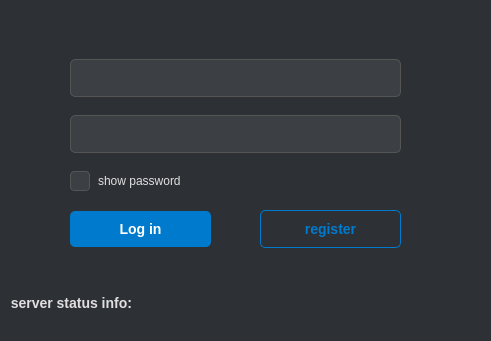
<?xml version="1.0" encoding="UTF-8"?>
<ui version="4.0">
 <class>LoginDialog</class>
 <widget class="QDialog" name="LoginDialog">
  <property name="geometry">
   <rect>
    <x>0</x>
    <y>0</y>
    <width>491</width>
    <height>341</height>
   </rect>
  </property>
  <property name="sizeIncrement">
   <size>
    <width>0</width>
    <height>0</height>
   </size>
  </property>
  <property name="windowTitle">
   <string>Dialog</string>
  </property>
  <property name="styleSheet">
   <string notr="true">/* === 整体窗口样式 === */
QDialog#LoginDialog {
    background-color: #2D3035; /* 深灰色背景 */
}

/* === 标签通用样式 === */
QLabel {
    color: #E0E0E0; /* 浅灰色文字 */
    font-size: 14px;
}

/* === 输入框样式 (QLineEdit) === */
QLineEdit {
    background-color: #3C3F44; /* 比背景稍亮的灰色 */
    color: #F0F0F0; /* 输入文字颜色 */
    border: 1px solid #555; /* 边框 */
    border-radius: 5px; /* 圆角 */
    padding: 8px; /* 内边距，让文字不贴边 */
    font-size: 15px;
}
/* 输入框获取焦点时的样式 */
QLineEdit:focus {
    border: 1px solid #007ACC; /* 蓝色高亮边框 */
    background-color: #454950;
}

/* === 复选框样式 (QCheckBox) === */
QCheckBox {
    color: #E0E0E0; /* &quot;show password&quot; 文字颜色 */
    spacing: 8px; /* 复选框与文字的间距 */
}
/* 复选框的方框样式 */
QCheckBox::indicator {
    width: 18px;
    height: 18px;
    border: 1px solid #555;
    border-radius: 4px;
    background-color: #3C3F44;
}
/* 复选框悬停时的样式 */
QCheckBox::indicator:hover {
    border: 1px solid #777;
}
/* 复选框被选中时的样式 */
QCheckBox::indicator:checked {
    background-color: #007ACC; /* 变为蓝色 */
    border: 1px solid #007ACC;
    /* (可选) 添加一个居中的白色对勾图标 */
    image: url(:/icons/check.png); 
}

/* === 按钮通用样式 === */
QPushButton {
    padding: 10px;
    font-size: 14px;
    border-radius: 5px;
    font-weight: bold;
}

/* === 主要按钮样式 (登录按钮) === */
QPushButton#loginButton {
    background-color: #007ACC; /* 蓝色背景 */
    color: white; /* 白色文字 */
    border: none;
}
/* 鼠标悬停 */
QPushButton#loginButton:hover {
    background-color: #008AEF;
}
/* 鼠标按下 */
QPushButton#loginButton:pressed {
    background-color: #006ABF;
}

/* === 次要按钮样式 (注册按钮) === */
QPushButton#registerButton {
    background-color: transparent; /* 透明背景 */
    color: #007ACC; /* 蓝色文字 */
    border: 1px solid #007ACC; /* 蓝色边框 */
}
/* 鼠标悬停 */
QPushButton#registerButton:hover {
    background-color: #007ACC;
    color: white;
}
/* 鼠标按下 */
QPushButton#registerButton:pressed {
    background-color: #006ABF;
    border-color: #006ABF;
    color: white;
}

/* === 状态栏标签样式 === */
QLabel#statusLabel {
    color: #A0A0A0; /* 更暗的灰色，不那么显眼 */
    font-style: italic;
}</string>
  </property>
  <widget class="QWidget" name="horizontalLayoutWidget">
   <property name="geometry">
    <rect>
     <x>70</x>
     <y>210</y>
     <width>331</width>
     <height>42</height>
    </rect>
   </property>
   <layout class="QHBoxLayout" name="horizontalLayout">
    <property name="spacing">
     <number>49</number>
    </property>
    <property name="sizeConstraint">
     <enum>QLayout::SizeConstraint::SetMinAndMaxSize</enum>
    </property>
    <item>
     <widget class="QPushButton" name="loginButton">
      <property name="text">
       <string>Log in</string>
      </property>
     </widget>
    </item>
    <item>
     <widget class="QPushButton" name="registerButton">
      <property name="text">
       <string>register</string>
      </property>
     </widget>
    </item>
   </layout>
  </widget>
  <widget class="QWidget" name="horizontalLayoutWidget_2">
   <property name="geometry">
    <rect>
     <x>10</x>
     <y>290</y>
     <width>461</width>
     <height>26</height>
    </rect>
   </property>
   <layout class="QHBoxLayout" name="horizontalLayout_2" stretch="0,1">
    <property name="spacing">
     <number>0</number>
    </property>
    <property name="leftMargin">
     <number>0</number>
    </property>
    <property name="topMargin">
     <number>0</number>
    </property>
    <item>
     <widget class="QLabel" name="StatusLabel">
      <property name="font">
       <font>
        <pointsize>-1</pointsize>
        <bold>true</bold>
       </font>
      </property>
      <property name="text">
       <string>server status info:</string>
      </property>
      <property name="alignment">
       <set>Qt::AlignmentFlag::AlignRight|Qt::AlignmentFlag::AlignTrailing|Qt::AlignmentFlag::AlignVCenter</set>
      </property>
     </widget>
    </item>
    <item>
     <widget class="QLabel" name="statusLabel">
      <property name="enabled">
       <bool>true</bool>
      </property>
      <property name="font">
       <font>
        <pointsize>-1</pointsize>
        <italic>true</italic>
        <bold>true</bold>
        <underline>false</underline>
       </font>
      </property>
      <property name="cursor">
       <cursorShape>BlankCursor</cursorShape>
      </property>
      <property name="frameShape">
       <enum>QFrame::Shape::NoFrame</enum>
      </property>
      <property name="text">
       <string/>
      </property>
      <property name="alignment">
       <set>Qt::AlignmentFlag::AlignLeading|Qt::AlignmentFlag::AlignLeft|Qt::AlignmentFlag::AlignVCenter</set>
      </property>
     </widget>
    </item>
   </layout>
  </widget>
  <widget class="QWidget" name="verticalLayoutWidget">
   <property name="geometry">
    <rect>
     <x>70</x>
     <y>50</y>
     <width>331</width>
     <height>151</height>
    </rect>
   </property>
   <layout class="QVBoxLayout" name="verticalLayout" stretch="1,1,0">
    <property name="spacing">
     <number>9</number>
    </property>
    <property name="sizeConstraint">
     <enum>QLayout::SizeConstraint::SetDefaultConstraint</enum>
    </property>
    <item>
     <widget class="QLineEdit" name="usernameLineEdit"/>
    </item>
    <item>
     <widget class="QLineEdit" name="passwordLineEdit">
      <property name="contextMenuPolicy">
       <enum>Qt::ContextMenuPolicy::NoContextMenu</enum>
      </property>
      <property name="echoMode">
       <enum>QLineEdit::EchoMode::Password</enum>
      </property>
     </widget>
    </item>
    <item>
     <widget class="QCheckBox" name="showPasswordCheckBox">
      <property name="acceptDrops">
       <bool>false</bool>
      </property>
      <property name="layoutDirection">
       <enum>Qt::LayoutDirection::LeftToRight</enum>
      </property>
      <property name="autoFillBackground">
       <bool>false</bool>
      </property>
      <property name="text">
       <string>show password</string>
      </property>
     </widget>
    </item>
   </layout>
  </widget>
 </widget>
 <resources/>
 <connections/>
</ui>
